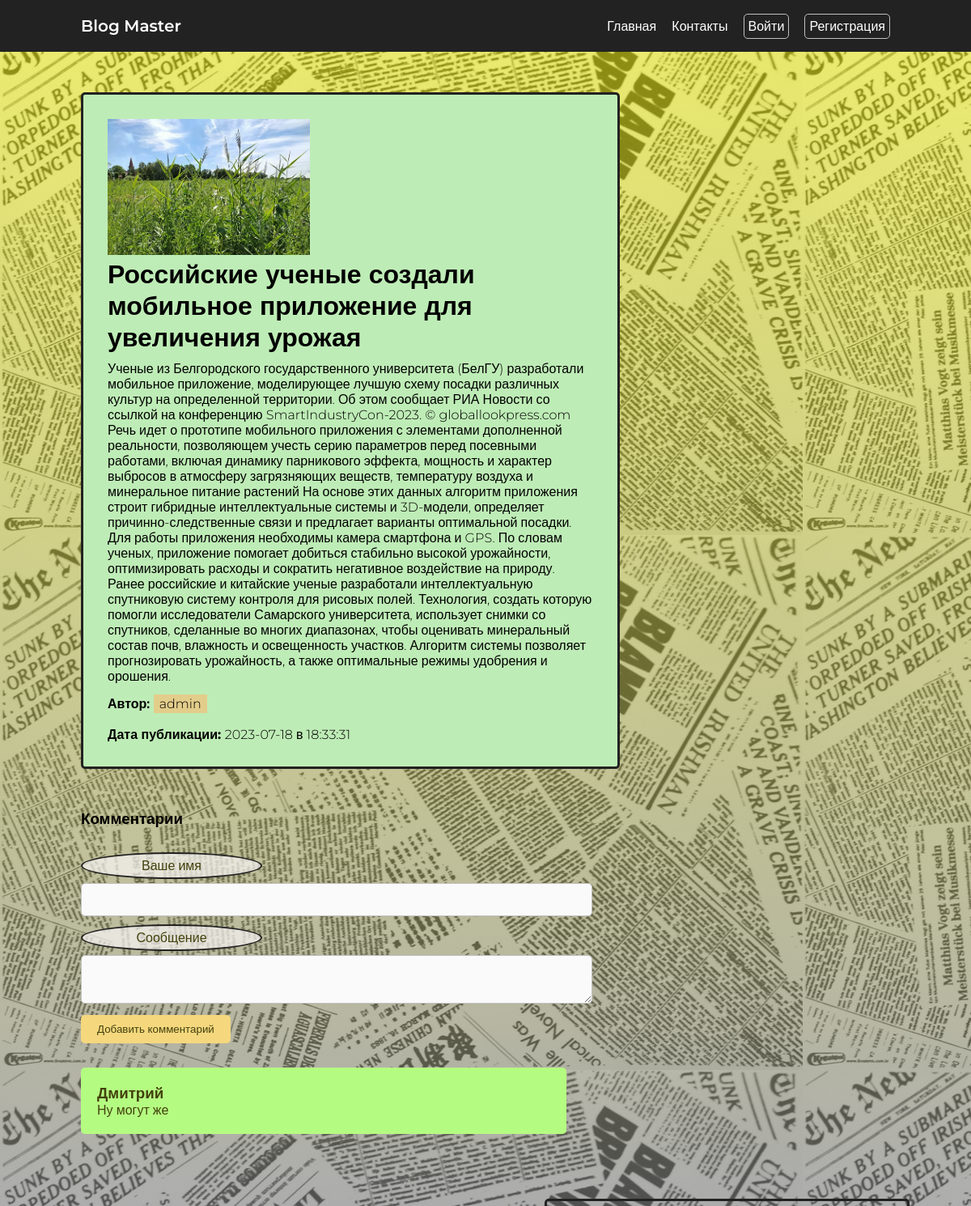
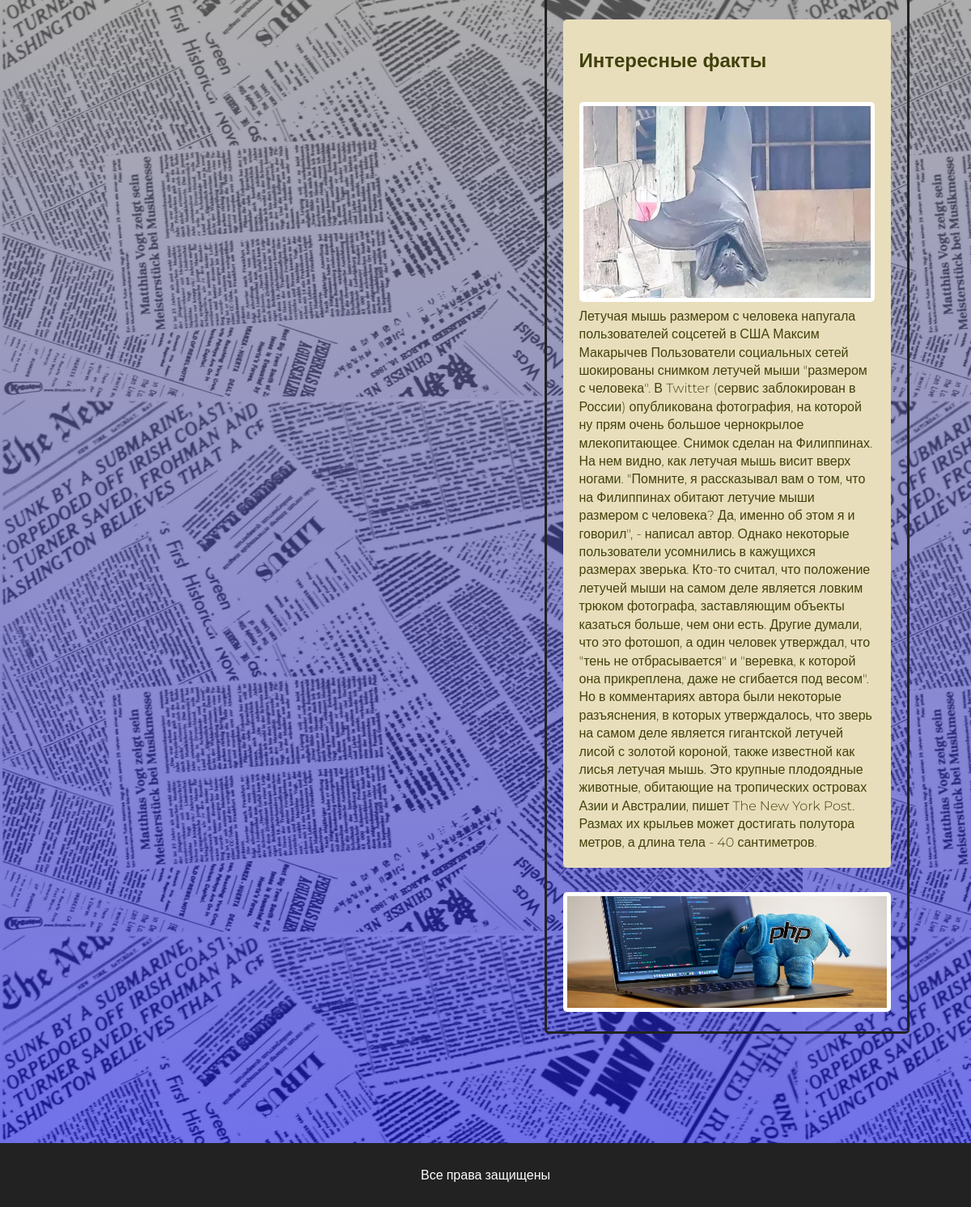
Screenshot of /post.php?id=8 with the database file from the repository (2 pictures, top to bottom).
### tables this page shows
CREATE TABLE `articles` (
  `id` int(11) UNSIGNED NOT NULL,
  `title` varchar(100) NOT NULL,
  `anons` varchar(250) NOT NULL,
  `full_text` text NOT NULL,
  `date` varchar(50) NOT NULL,
  `author` varchar(30) NOT NULL,
  `name_image` varchar(100) NOT NULL
);

CREATE TABLE `comments` (
  `id` int(11) UNSIGNED NOT NULL,
  `name` varchar(50) NOT NULL,
  `mess` text NOT NULL,
  `article_id` int(11) UNSIGNED NOT NULL
);

### post.php (the view, shortened to what this page needs)
<!DOCTYPE html>
<html lang="ru">
<head>
    <?php
    $id = $_GET['id'];
     require_once 'lib/mysql.php';
    $sql =  'SELECT * FROM articles WHERE `id`=?';
    $query = $pdo->prepare($sql);
    $query->execute([$id]);
     $article = $query->fetch(PDO::FETCH_OBJ);
    $date  = date("Y-m-d ", $article->date).'в '.date("H:i:s", $article->date);
    include 'blocks/head.php';?>
</head>
<body>
    <?php
   include 'blocks/header.php';
   ?>
    <main>
        <?php
            echo <<< _HTML_
            <div class = 'post'>
                <img src="/uploads/$article->name_image" alt="$article->name_image">
                <h1>$article->title</h1>
                <p>$article->full_text</p>
                <p class = 'author'>Автор: <span>$article->author</span></p><br>
                <p><b>Дата публикации: </b> $date</p>
            </div>
            _HTML_;
        ?>
        <h3>Комментарии</h3>
        <form>
            <label for="username">Ваше имя</label>
            <?php if(isset($_COOKIE['log'])): ?>
            <input type="text" name="username" id='username' value="<?=$_COOKIE['log']?>">
            <?php else: ?>
            <input type="text" name="username" id='username'>
            <?php endif; ?>
            <label for="mess">Сообщение</label>
            <textarea name="mess" id='mess'></textarea>
            <button type="button" id="mess_send">Добавить комментарий</button>
        </form>
        <div class="comments">
            <?php
            $sql =  'SELECT * FROM comments WHERE `article_id`=? ORDER BY `id` DESC';
            $query = $pdo->prepare($sql);
            $query->execute([$id]);
            $comments = $query->fetchAll(PDO::FETCH_OBJ);
            foreach($comments as $el){
                echo <<<_HTML_
                <div class="comment">
                <h3>$el->name</h3>
                <p>$el->mess</p>
                </div>
                _HTML_;
            }
        ?>
        </div>
    </main>
    <?php
   include 'blocks/aside.php';
   ?>
    <?php
   include 'blocks/footer.php';
?>
</body>
</html>

### css/main.css (style rules this page uses)
* { margin: 0; padding: 0; }
body { font-family: "Montserrat", sans-serif; background: #eee; font-weight: 300; background-image: linear-gradient(to bottom, rgba(255, 255, 0, 0.5), rgba(0, 0, 255, 0.5)),url('/img/newspapers.jpg'); }
main { float: left; margin-top: 50px; margin-left: 100px; width: 50%; }
form { margin: 30px 0; }
form label { display: block; margin-bottom: 5px; width: 200px; border-radius: 50%; text-align: center; border: 2px solid #222; padding: 5px 10px; background: rgba(250,246,246,0.7); color: #42410c; }
form button, aside form button#mess_send { border: 0; display: block; cursor: pointer; border-radius: 5px; padding: 10px 20px; background: #f5d77e; color: #42410c; transition: transform 0.5s ease; }
form input, form textarea { width: 100%; resize: vertical; border: 1px solid silver; border-radius: 5px; padding: 10px 15px; font-size: 15px; margin-bottom: 10px; background: #fafafa; font-family: "Montserrat", sans-serif; }
.post { width: 100%; border: 3px solid #222; border-radius: 5px; background: #beecb6; padding: 30px; margin-bottom: 50px; }
.post img { width: 250px; }
.post h1 { margin-bottom: 10px; }
.post .author { margin-top: 15px; font-weight: 600; }
.post .author span { background: #e3cd8b; padding: 2px 7px; font-weight: 300; }
.comment { width: 100%; background: #b4fc81; padding: 20px; box-sizing: border-box; border-radius: 5px; color: #42410c; margin-bottom: 30px; }

### rows the page displays
articles: name_image (picture), title "Российские ученые создали мобильное приложение для увеличения урожая", full_text "Ученые из Белгородского государственного университета (БелГУ) разработали мобильное приложение, моделирующее лучшую схему посадки различных культур на определенной территории. Об этом сообщает РИА Новости со ссылкой на конференцию SmartIndustryCon-2023. © globallookpress.com Речь идет о прототипе мобильного приложения с элементами дополненной реальности, позволяющем учесть серию параметров перед посевными работами, включая динамику парникового эффекта, мощность и характер выбросов в атмосферу загрязняющих веществ, температуру воздуха и минеральное питание растений На основе этих данных алгоритм приложения строит гибридные интеллектуальные системы и 3D-модели, определяет…", author "admin", date "2023-07-18 в 18:33:31"
comments: name "Дмитрий", mess "Ну могут же"
